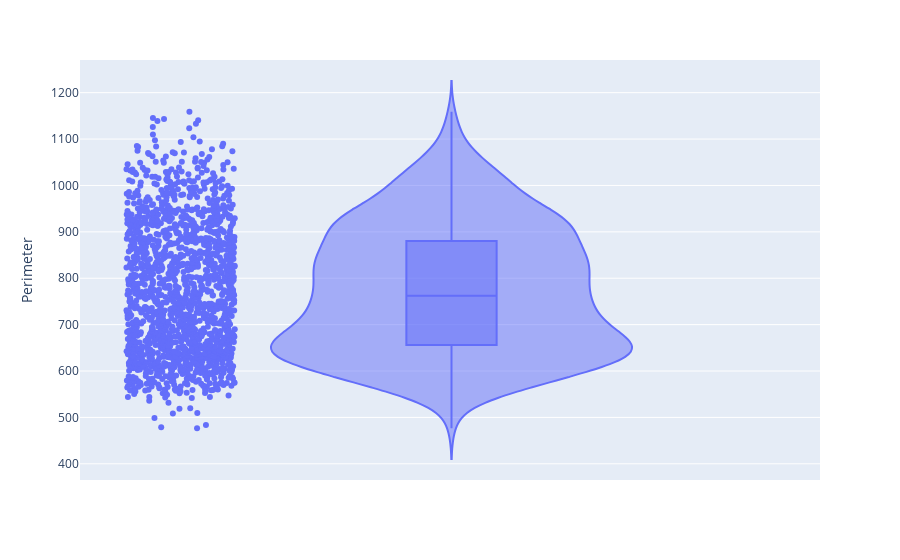

Notebook cell for this chart:
### Code cell
# gráfico de violín con datos y diagrama de caja
fig = px.violin(data, y="Perimeter", box=True, # draw box plot inside the violin
                points='all', # can be 'outliers', or False
               )
fig.show()

### Figure 1 — Plotly figure (JSON) as saved in the notebook; plotly's stock layout.template omitted (floating-point values rounded to 4 significant figures; data arrays with more than 128 entries replaced by an {"elided": "..."} marker saying what was removed)
{"data": [{"alignmentgroup": "True", "box": {"visible": true}, "hovertemplate": "Perimeter=%{y}<extra></extra>", "legendgroup": "", "marker": {"color": "#636efa"}, "name": "", "offsetgroup": "", "orientation": "v", "points": "all", "scalegroup": "True", "showlegend": false, "type": "violin", "x0": " ", "xaxis": "x", "y": {"elided": "1656 float values"}, "y0": " ", "yaxis": "y"}], "layout": {"legend": {"tracegroupgap": 0}, "margin": {"t": 60}, "violinmode": "group", "xaxis": {"anchor": "y", "domain": [0, 1]}, "yaxis": {"anchor": "x", "domain": [0, 1], "title": {"text": "Perimeter"}}}}
